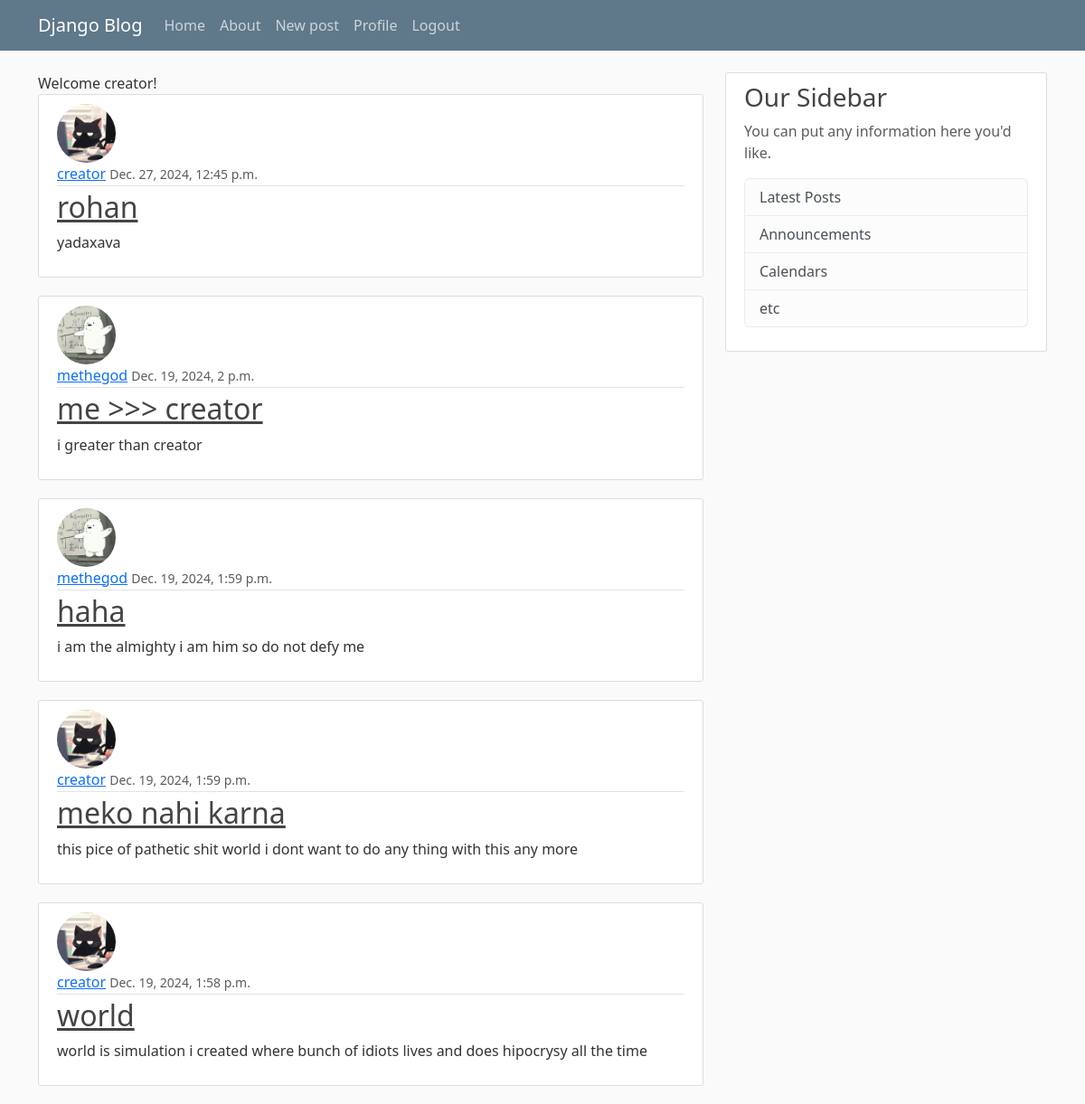
Screenshot of / (signed in) with the database file from the repository.
### blog/models.py (models this page shows, shortened)
class Post(models.Model):
    title = models.CharField(max_length=100)
    content = models.TextField()
    date_posted = models.DateTimeField(default=timezone.now)
    author = models.ForeignKey(User, on_delete=models.CASCADE)
    like = models.ManyToManyField(User, related_name="like")
    dislike = models.ManyToManyField(User, related_name="dislike")

### users/models.py (models this page shows, shortened)
class Profile(models.Model):
    user = models.OneToOneField(User, on_delete=models.CASCADE)
    image = models.ImageField(default="default.jpg", upload_to="profile_pics")

### blog/views.py (the view)
# urls.py: path("", PostListView.as_view(), name="blog-home"),
class PostListView(ListView):
    model = Post
    template_name = "blog/home.html" #convention(if you dont add this line) ->template_name = blog/post_list.html
    context_object_name = "posts"
    ordering = ["-date_posted"]
    paginate_by = 5

### blog/templates/blog/home.html
{% extends "blog/base.html" %}
{% block content %}
    {% if user.is_authenticated %}
    Welcome {{ user.username }}!
    {% else %}
    <p>Welcome anon</p>
    {% endif %}
    {% for post in posts %}
        <article class="media content-section">
            <img class="rounded-circle article-img" src="{{ post.author.profile.image.url }}">
            <div class="media-body">
            <div class="article-metadata">
                <a class="mr-2" href="#">{{ post.author }}</a>
                <small class="text-muted">{{ post.date_posted }}</small>
            </div>
            <h2><a class="article-title" href="#">{{ post.title }}</a></h2>
            <p class="article-content">{{ post.content }}</p>
            </div>
        </article>
    {% endfor %}
{% endblock content%}

### blog/static/blog/main.css (style rules this page uses)
body { background: #fafafa; color: #333333; margin-top: 5rem; }
h1, h2, h3, h4, h5, h6 { color: #444444; }
.content-section { background: #ffffff; padding: 10px 20px; border: 1px solid #dddddd; border-radius: 3px; margin-bottom: 20px; }
.article-title { color: #444444; }
.article-content { white-space: pre-line; }
.article-img { height: 65px; width: 65px; margin-right: 16px; }
.article-metadata { padding-bottom: 1px; margin-bottom: 4px; border-bottom: 1px solid #e3e3e3 }

### rows the page displays
Post: author.profile.image (picture), author "creator", date_posted "Dec. 27, 2024, 12:45 p.m.", title "rohan", content "yadaxava"
Post: author.profile.image (picture), author "methegod", date_posted "Dec. 19, 2024, 2 p.m.", title "me >>> creator", content "i greater than creator"
Post: author.profile.image (picture), author "methegod", date_posted "Dec. 19, 2024, 1:59 p.m.", title "haha", content "i am the almighty i am him so do not defy me"
Post: author.profile.image (picture), author "creator", date_posted "Dec. 19, 2024, 1:59 p.m.", title "meko nahi karna", content "this pice of pathetic shit world i dont want to do any thing with this any more"
Post: author.profile.image (picture), author "creator", date_posted "Dec. 19, 2024, 1:58 p.m.", title "world", content "world is simulation i created where bunch of idiots lives and does hipocrysy all the time"

### other values shown
{{ user.username }} "creator"
